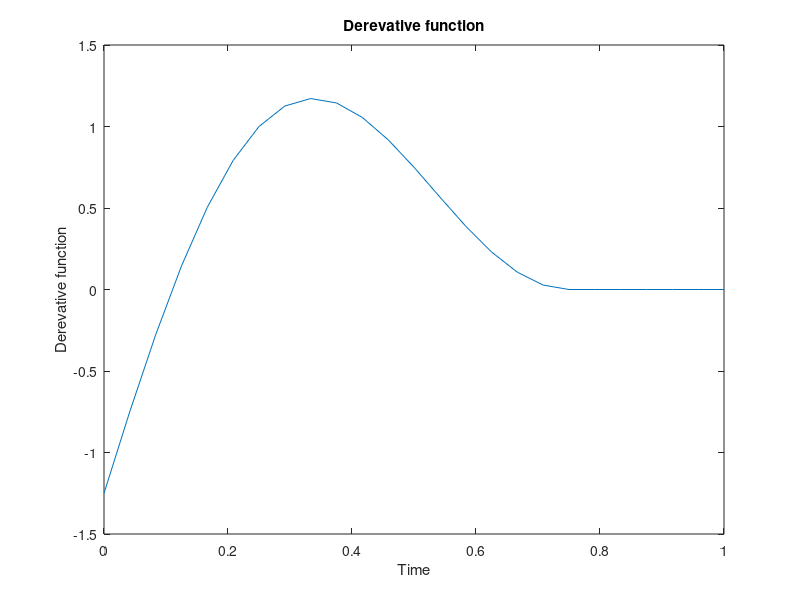

This chart was generated by the following MATLAB code:
% Derevative Function
clearvars;
global I J K T X NB B; 
% I is the number of conditions 
% J number of time points
% C is the cut point
I=80; J=25; C=19;
K=1; 
%---------------------------------------------------------%
R=zeros(J,J); MU=zeros(1,J); D=zeros(1,J);
T=linspace(0,1,J); ro=0.5; alpha=2; ro=ro^(1/J); sigma2=.2;
t=linspace(0,1,J); %t is the time vector
%f=@(x)sin(pi*x)-x.^2-.5;
%f=@(x)sin(pi*x)-x.^2+1;
f=@(x)sin(2*pi*x)-4*(x-3/4).^2+1;
% f is the mean function which is defied as a handle function
fun=f(t);
fun(C+1:end)=0;
plot(t,fun);
title('Derevative function');
xlabel('Time');
ylabel('Derevative function');
%%
for rep=1:100
    for L=1:1
        for i=1:J
            for j=1:J
                R(i,j)=ro^abs(i-j);
            end
            if i<=C
                fun=f(T(i));
            else
                fun=0;
            end
            D(i)=exp(0.5*alpha*fun);
            MU(i)=fun;
        end
        RR=R;
        D1=diag(D); R=sigma2*D1*R*D1;
        data=mvnrnd(MU',R,I);
        if L==1
            DATA=data;
        else
            DATA=DATA+data;
        end
    end
    X=DATA/L;
    data=X;
    Mean_m(:,:)=repmat(mean(data),I,1);
    
    %%
    C=0; back=2;
    S=cov(X);
    while C==0
        SS=S(J-2+1:J,J-2+1:J);
        SS=sum(sum(SS));
        T_sq=mean(sum(X(:,J-back+1:J)'))/sqrt(sum(sum(S))/I);
        disp(T_sq);
        Z=norminv(0.975,0,1);
        if abs(T_sq)>=Z||back==J
            C=1;
        else
            back=back+1;
        end
    end
    CUT(rep)=back+1;
    disp(rep);
end
mean(CUT)
